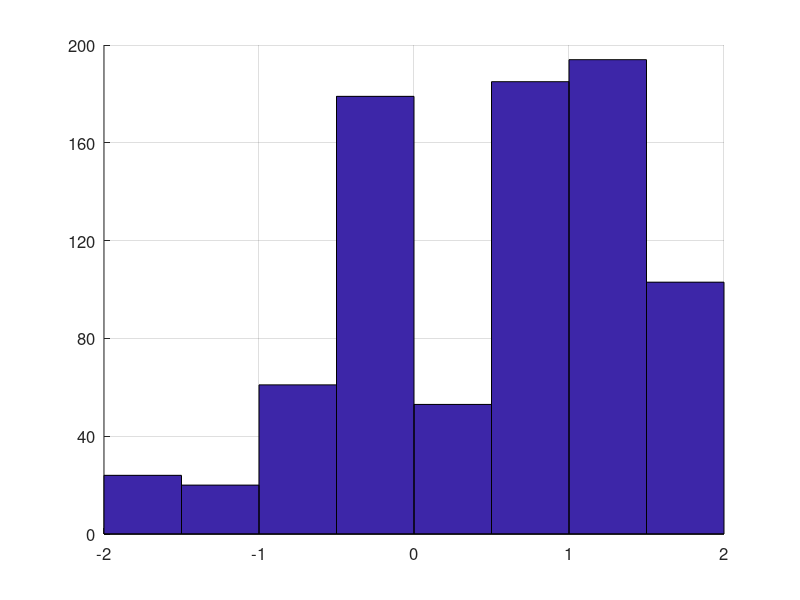
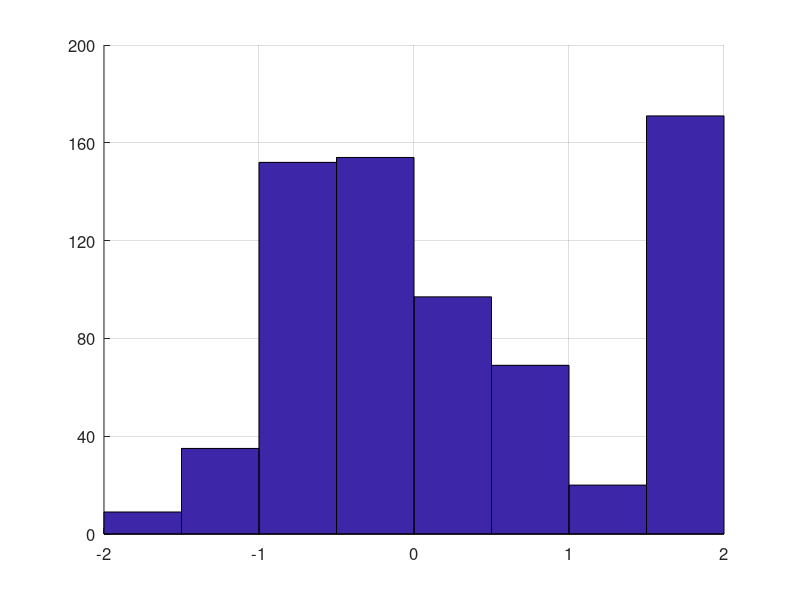
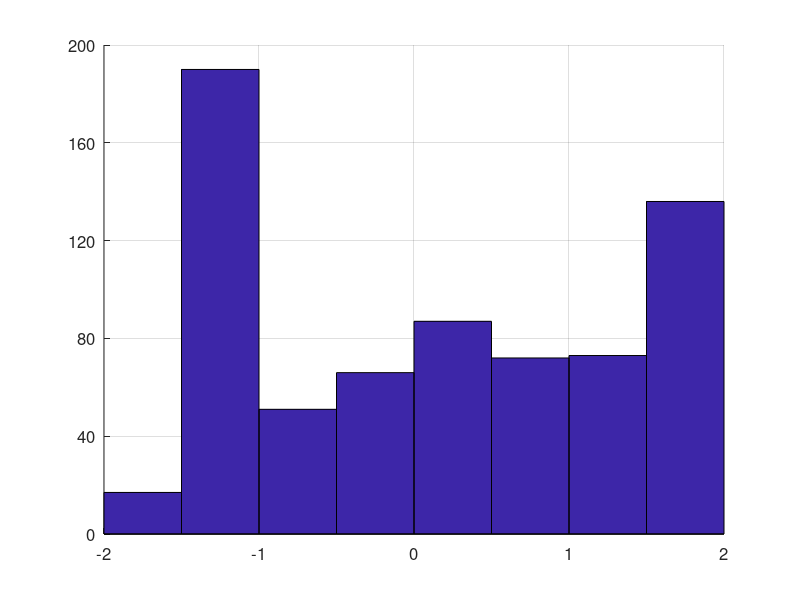
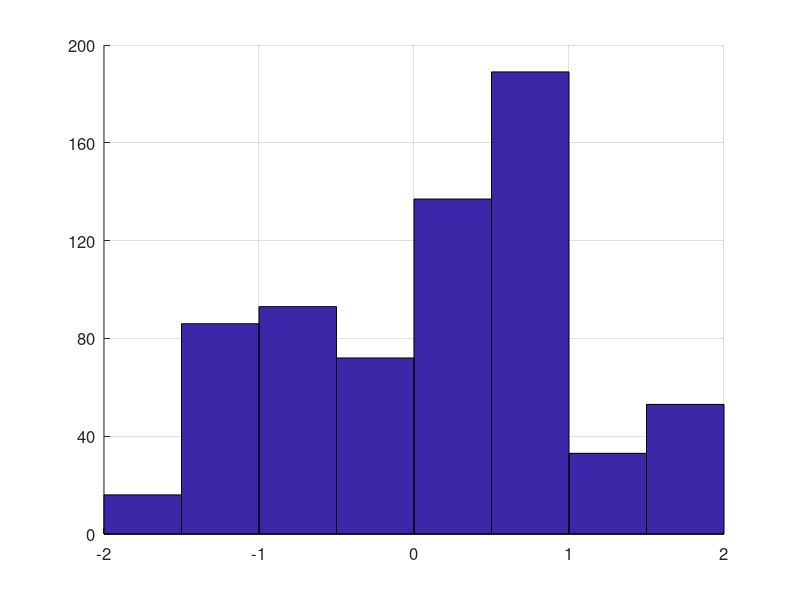

MATLAB code for these plots, in order:
% These are images for summary statistics and will just have random data
clear
close all

font_size = 12;
im_size = 400;

%Create arrays of data for plotting and save to DATA
num_plot = 10;
centers = -1.75:0.5:1.75;

%Printer type
format_type = '-dpng';
resolution = '-r100';

for ii = 1:num_plot
    
    figure('Color','w'); hold on
    
    % This data sampling mimics the appearance of random integers between 0
    % and 200. However, they are never within +/-5 of the YTicks on the
    % graph so it is easier to see in which interval the bar belongs.
    % Also, the first bar is small to it doesn't block the YTick marks
    mids = 20:40:180;
    counts = randsample(mids,8,true) + randi([-15 15],1,8);
    counts(1) = randi([5 35]);
    bar(centers,counts,1,'FaceColor',[61 38 168]/255);
    grid on
    
    %Make pretty
    set(gca,'FontSize',font_size,'box','off','YTick',0:40:200,'YLim',[0 200], ...
        'XLim',[-2 2],'TickDir','In')
    
    %Print  
    print(sprintf('Cropped\\randhist_%d',ii),format_type,resolution);
    close
    
    %Save data
    save(sprintf('..\\Data\\randhist_%d.mat',ii),'counts');

  
end



